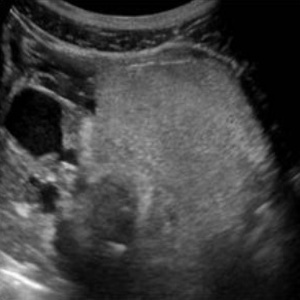
#> input picture webapp/presets/case_classic_pcom.jpg, 300 x 300 px; its folder holds only this picture in this run
$ python -i test_algorithm.py   (imports and definitions only)
#> lines starting #> are read from the running program, lines starting #| are printed output that depends on the picture; after the words box and inside, x2 and y2 are one past the last pixel; in counts of white or black regions, pixels touching at a corner belong together
#> further down, picture is the input picture: shape (300, 300, 3); min 0, max 254, mean 64.9
import os
import glob
import math
import cv2
import numpy as np

def preprocess_ultrasound(img_bgr):
    """
    Extracts the active ultrasound ROI and applies speckle reduction.
    """
    gray = cv2.cvtColor(img_bgr, cv2.COLOR_BGR2GRAY)
    h, w = gray.shape
#> h = 300; w = 300

    # Check if there is a dominant black border (ultrasound cone/fan scan)
    # Threshold for dark background
    _, bg_mask = cv2.threshold(gray, 18, 255, cv2.THRESH_BINARY)
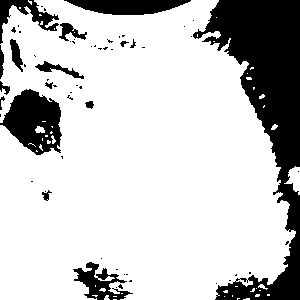
#> bg_mask: shape (300, 300); 78.4% white; 61 black regions (45 under 20 px), largest, box (x1, y1, x2, y2) and area: (193, 0, 300, 300) 12479, (0, 89, 62, 155) 2563, (64, 0, 191, 15) 1353

    # Morphological closing to fill acoustic holes in tissue
    kernel = cv2.getStructuringElement(cv2.MORPH_ELLIPSE, (15, 15))
    tissue_closed = cv2.morphologyEx(bg_mask, cv2.MORPH_CLOSE, kernel)
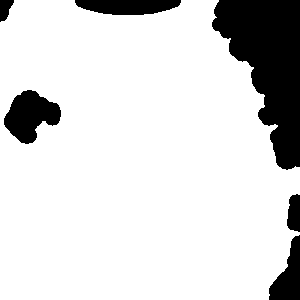
#> tissue_closed: shape (300, 300); 84.9% white; 6 black regions, box (x1, y1, x2, y2) and area: (212, 0, 300, 170) 8650, (4, 90, 61, 144) 1886, (75, 0, 181, 15) 1282, (269, 235, 300, 300) 1149, (287, 194, 300, 232) 411, (0, 0, 14, 22) 208

    # Find largest tissue component
    num_labels, labels, stats, centroids = cv2.connectedComponentsWithStats(tissue_closed)
#> num_labels = 2; stats = [[0, 0, 300, 300, 13586], [0, 0, 300, 300, 76414]]; centroids = [[220.8, 86.81], [136.8, 160.6]]

    if num_labels > 1:
        # Find largest non-background component
        largest_idx = 1 + np.argmax(stats[1:, cv2.CC_STAT_AREA])
#> largest_idx = 1
        x, y, bw, bh, area = stats[largest_idx]
#> x = 0; y = 0; bw = 300; bh = 300; area = 76414

        # If the tissue region occupies a significant part but has borders, crop ROI
        if area > 0.15 * (w * h) and (bw < 0.95 * w or bh < 0.95 * h):
            # Crop to tissue bounding box with small margin
            pad = 8
            x1, y1 = max(0, x - pad), max(0, y - pad)
            x2, y2 = min(w, x + bw + pad), min(h, y + bh + pad)
            gray = gray[y1:y2, x1:x2]
            img_bgr = img_bgr[y1:y2, x1:x2]

    # Speckle reduction: Bilateral filter preserves sharp follicle edges while smoothing speckle noise
    denoised = cv2.bilateralFilter(gray, d=7, sigmaColor=35, sigmaSpace=35)

    # CLAHE for acoustic contrast enhancement
    clahe = cv2.createCLAHE(clipLimit=2.0, tileGridSize=(8, 8))
    enhanced = clahe.apply(denoised)
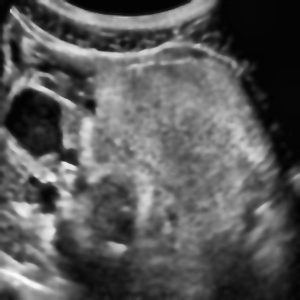
#> enhanced: shape (300, 300); min 1, max 251, mean 89.4

    return img_bgr, gray, enhanced

# [296 lines left out: functions segment_ovarian_boundary, detect_antral_follicles, compute_peripheral_dispersion_index, render_clinical_overlay, not called in this run]

# Test on 3 infected and 3 noninfected images
dataset_dir = r"C:\Users\ritur\.cache\kagglehub\datasets\ibadeus\pcos-xai-ultrasound-dataset\versions\1\PCOS"
inf_paths = sorted(glob.glob(os.path.join(dataset_dir, "infected", "*.jpg")))[:3]
non_paths = sorted(glob.glob(os.path.join(dataset_dir, "noninfected", "*.jpg")))[:3]

results = []
# [26 lines not run here, left out]

>>> import cv2
>>> picture = cv2.imread('webapp/presets/case_classic_pcom.jpg')
>>> result = preprocess_ultrasound(picture)

$ run again, on webapp/presets/case_marked_pcom.jpg
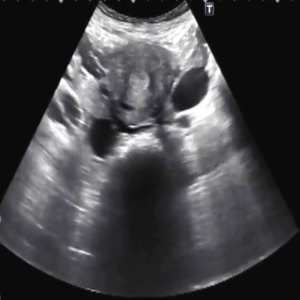
#> input picture webapp/presets/case_marked_pcom.jpg, 300 x 300 px
#> picture is the input picture: shape (300, 300, 3); mean B, G, R 69.2, 66.7, 67.1
#> bg_mask: shape (300, 300); 66.2% white; 13 black regions (6 under 20 px), largest, box (x1, y1, x2, y2) and area: (187, 0, 300, 229) 12933, (0, 0, 98, 203) 9949, (0, 231, 300, 300) 6356
#> tissue_closed: shape (300, 300); 67.9% white; 5 black regions, box (x1, y1, x2, y2) and area: (200, 0, 300, 220) 12604, (0, 0, 93, 192) 9833, (187, 235, 300, 300) 3421, (0, 246, 99, 300) 2588, (131, 0, 164, 18) 488
#> in preprocess_ultrasound, `num_labels, labels, stats, centroids = cv2.connectedComponentsWithStat..`:
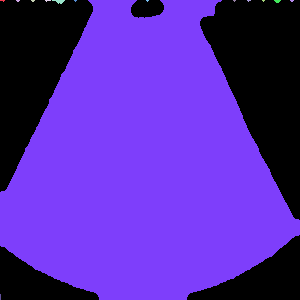
#> labels: shape (300, 300) int32; 15 distinct labels, from 0 to 14; one colour per label, 0 black
#> num_labels = 15; stats = 15 rows, first 6: [0, 0, 300, 300, 28934], [0, 0, 5, 2, 6], [16, 0, 4, 2, 6], [31, 0, 4, 2, 6], [45, 0, 6, 2, 7], [52, 0, 13, 4, 30]; centroids = 15 rows, first 8: [162.3, 115.8], [2.17, 0.167], [17.5, 0.333], [32.5, 0.333], [47.29, 0.143], [58.87, 0.967], [75, 0.25], [143.5, 165.7]
#> largest_idx = 7
#> x = 0; bw = 300; area = 60963
#> in preprocess_ultrasound, `enhanced = clahe.apply(denoised)`:
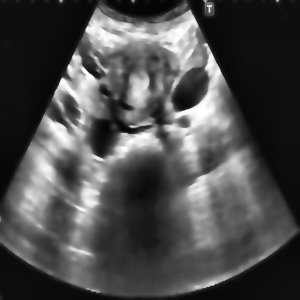
#> enhanced: shape (300, 300); min 3, max 255, mean 76.1

$ run again, on webapp/presets/case_multifollicular.jpg
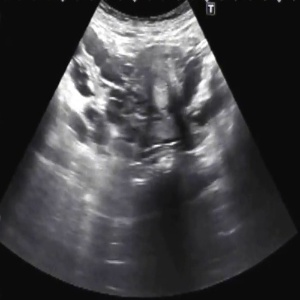
#> input picture webapp/presets/case_multifollicular.jpg, 300 x 300 px
#> picture is the input picture: shape (300, 300, 3); mean B, G, R 65.9, 63.6, 63.9
#> bg_mask: shape (300, 300); 66.4% white; 11 black regions (8 under 20 px), largest, box (x1, y1, x2, y2) and area: (0, 0, 300, 300) 19333, (0, 0, 100, 202) 10048, (106, 0, 184, 17) 876
#> tissue_closed: shape (300, 300); 67.4% white; 5 black regions, box (x1, y1, x2, y2) and area: (201, 0, 300, 225) 12634, (0, 0, 95, 193) 9983, (184, 234, 300, 300) 3474, (0, 246, 101, 300) 2630, (119, 0, 165, 17) 608
#> in preprocess_ultrasound, `num_labels, labels, stats, centroids = cv2.connectedComponentsWithStat..`:
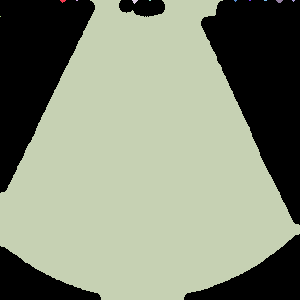
#> labels: shape (300, 300) int32; 12 distinct labels, from 0 to 11; one colour per label, 0 black
#> num_labels = 12; stats = [[0, 0, 300, 300, 29329], [60, 0, 6, 3, 11], [76, 0, 2, 1, 2], [0, 0, 300, 300, 60613], [132, 0, 6, 4, 14], [149, 0, 2, 1, 2], [234, 0, 3, 2, 4], [249, 0, 2, 1, 2], [264, 0, 3, 1, 3], [276, 0, 7, 3, 15], [292, 0, 3, 2, 4], [0, 16, 1, 1, 1]]; centroids = [[161.9, 116.1], [62.45, 0.545], [76.5, 0], [143.5, 165.8], [134.4, 0.929], [149.5, 0], [235, 0.25], [249.5, 0], [265, 0], [279, 0.733], [293, 0.25], [0, 16]]
#> largest_idx = 3
#> x = 0; bw = 300; area = 60613
#> in preprocess_ultrasound, `enhanced = clahe.apply(denoised)`:
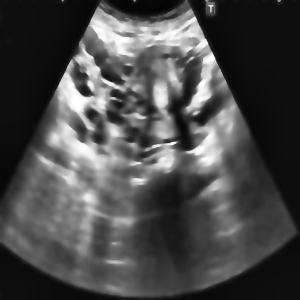
#> enhanced: shape (300, 300); min 5, max 255, mean 73.9
